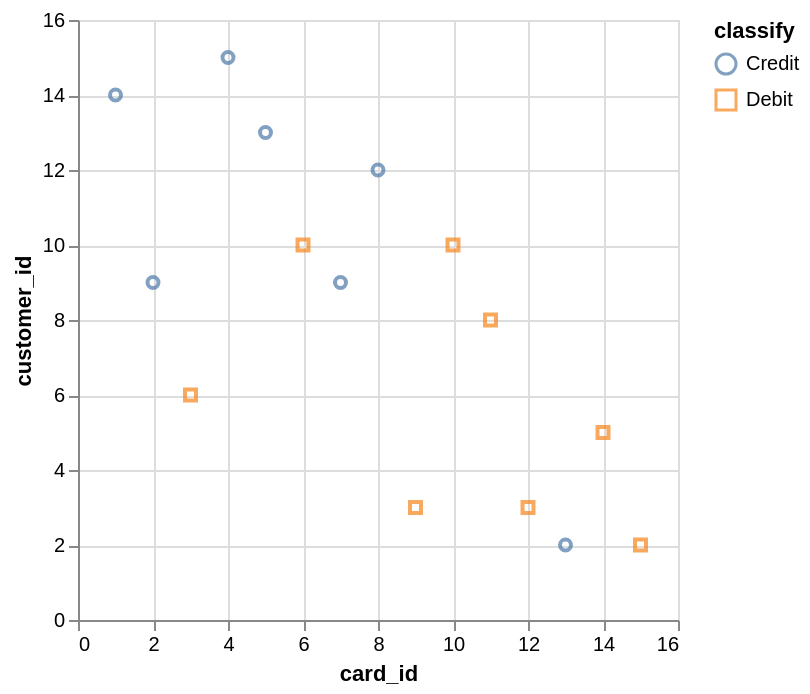

The specification (Vega-Lite) saved for this image:
### Vega-Lite specification from a JSON file in a GitHub repository (floating-point values rounded to 4 significant figures)
{"data": {"values": [{"x_data": 1, "y_data": 14, "classify": "Credit"}, {"x_data": 2, "y_data": 9, "classify": "Credit"}, {"x_data": 4, "y_data": 15, "classify": "Credit"}, {"x_data": 5, "y_data": 13, "classify": "Credit"}, {"x_data": 7, "y_data": 9, "classify": "Credit"}, {"x_data": 8, "y_data": 12, "classify": "Credit"}, {"x_data": 13, "y_data": 2, "classify": "Credit"}, {"x_data": 3, "y_data": 6, "classify": "Debit"}, {"x_data": 6, "y_data": 10, "classify": "Debit"}, {"x_data": 9, "y_data": 3, "classify": "Debit"}, {"x_data": 10, "y_data": 10, "classify": "Debit"}, {"x_data": 11, "y_data": 8, "classify": "Debit"}, {"x_data": 12, "y_data": 3, "classify": "Debit"}, {"x_data": 14, "y_data": 5, "classify": "Debit"}, {"x_data": 15, "y_data": 2, "classify": "Debit"}]}, "mark": "point", "encoding": {"x": {"field": "x_data", "type": "quantitative", "title": "card_id", "scale": {"zero": "false"}}, "y": {"field": "y_data", "type": "quantitative", "title": "customer_id", "scale": {"zero": "false"}}, "color": {"field": "classify", "type": "nominal"}, "shape": {"field": "classify", "type": "nominal"}}}
